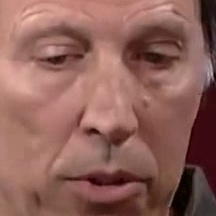
#> input picture assets/test_sample_(216, 216, 3).jpeg, 216 x 216 px
$ python -i transformations.py   (imports and definitions only)
#> lines starting #> are read from the running program, lines starting #| are printed output that depends on the picture
#> further down, picture is the input picture: shape (216, 216, 3); mean B, G, R 89, 97.2, 141.9
"""Module containing the definition of the transformations that are applied to the images"""

import random
from typing import Callable, Union, Tuple, List
import numpy as np
import cv2


def identity(image) -> np.ndarray:
    return image


# [79 lines left out: functions rotate, horizontal_flip, vertical_flip, resize, crop, not called in this run]


def adjust_brightness(image: np.ndarray, value: int = 50) -> np.ndarray:
    """
    Adjusts the brightness of an image.

    Parameters:
    - image (np.ndarray): The input image whose brightness is to be adjusted.
    - value (int): The value to adjust the brightness, higher values make the image brighter.

    Returns:
    - np.ndarray: The brightness adjusted image.
    """
#> called with value = 50
    hsv = cv2.cvtColor(image, cv2.COLOR_BGR2HSV)
#> hsv: shape (216, 216, 3); mean H, S, V 18.3, 104.3, 141.9
    h, s, v = cv2.split(hsv)
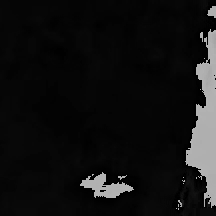
#> h: shape (216, 216); min 0, max 179, mean 18.3
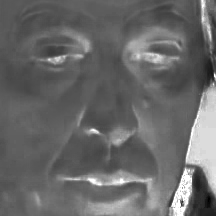
#> s: shape (216, 216); min 0, max 255, mean 104.3
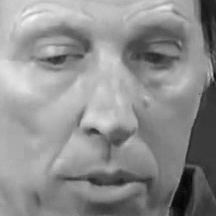
#> v: shape (216, 216); min 3, max 247, mean 141.9

    # Safely adjust the V channel to increase brightness
    v = np.clip(v + value, 0, 255)  # Ensures that the values are within the valid range
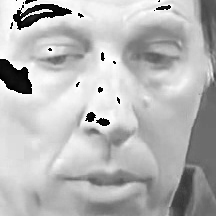
#> v: shape (216, 216); min 0, max 255, mean 182.3

    # Reconstruct the HSV image and convert back to BGR color space
    final_hsv = cv2.merge((h, s, v))
#> final_hsv: shape (216, 216, 3); mean H, S, V 18.3, 104.3, 182.3
    img = cv2.cvtColor(final_hsv, cv2.COLOR_HSV2BGR)
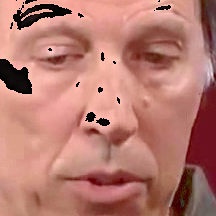
#> img: shape (216, 216, 3); mean B, G, R 111.7, 122.2, 182.3
    return img


# [104 lines left out: functions perspective_transform, random_erasing, add_gaussian_noise, adjust_contrast, not called in this run]


ParameterGenerator = Callable[[], dict[str, Union[int, float]]]
TransformationFunction = Callable[..., np.ndarray]


# List of transformations without string names
TRANSFORMATIONS: List[Tuple[TransformationFunction, ParameterGenerator]] = [
    (identity, lambda: {}),
    # (rotate, lambda: {"angle": random.randint(-45, 45)}),
    # (horizontal_flip, lambda: {}),
    # (vertical_flip, lambda: {}),
    # (
    #     crop,
    #     lambda: {
    #         "start_x": random.randint(0, 100),
    #         "start_y": random.randint(0, 100),
    #         "width": random.randint(100, 300),
    #         "height": random.randint(100, 300),
    #     },
    # ),
    (adjust_brightness, lambda: {"value": random.randint(20, 100)}),
    (perspective_transform, lambda: {}),
    # (
    #     random_erasing,
    #     lambda: {
    #         "probability": random.uniform(0.3, 0.7),
    #         "sl": random.uniform(0.02, 0.05),
    #         "sh": random.uniform(0.2, 0.5),
    #         "r1": random.uniform(0.2, 1.0),
    #     },
    # ),
    (add_gaussian_noise, lambda: {}),
    (adjust_contrast, lambda: {"factor": random.uniform(0.8, 2.0)}),
]

# Example of how to use the TRANSFORMATIONS list
"""
Example usage of TRANSFORMATIONS:

>>> func, gen_kwargs = TRANSFORMATIONS[0]  # Access the first transformation, which is rotate
>>> kwargs = gen_kwargs()
>>> print(kwargs)  # Example output might be {'angle': -12}
>>> image = ...  # Your input image goes here
>>> transformed_image = func(image, **kwargs)  # Apply the transformation with generated parameters
"""

>>> import cv2
>>> picture = cv2.imread('../../assets/test_sample_(216, 216, 3).jpeg')
>>> result = adjust_brightness(picture)

$ run again, on assets/test_sample_(259, 259, 3).jpeg
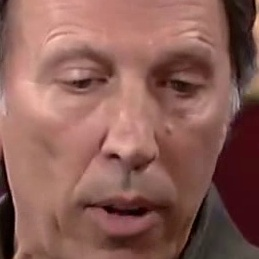
#> input picture assets/test_sample_(259, 259, 3).jpeg, 259 x 259 px
#> picture is the input picture: shape (259, 259, 3); mean B, G, R 86.2, 94.1, 138.5
#> hsv: shape (259, 259, 3); mean H, S, V 21.7, 106.9, 138.5
#> in adjust_brightness, `v = np.clip(v + value, 0, 255)`:
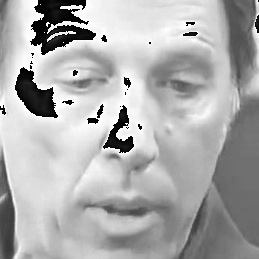
#> v: shape (259, 259); min 0, max 255, mean 172.7
#> final_hsv: shape (259, 259, 3); mean H, S, V 21.7, 106.9, 172.7
#> in adjust_brightness, `img = cv2.cvtColor(final_hsv, cv2.COLOR_HSV2BGR)`:
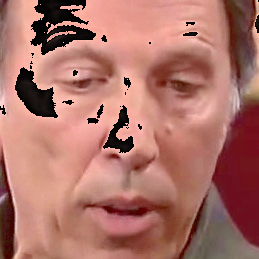
#> img: shape (259, 259, 3); mean B, G, R 104.4, 114.2, 172.7

$ run again, on assets/test_sample_(311, 310, 3).jpeg
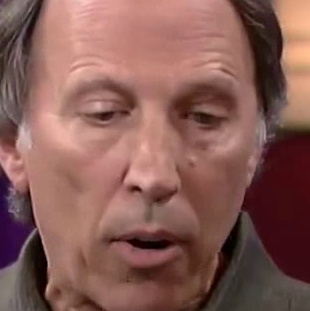
#> input picture assets/test_sample_(311, 310, 3).jpeg, 310 x 311 px
#> picture is the input picture: shape (311, 310, 3); mean B, G, R 85.7, 92.4, 134.9
#> hsv: shape (311, 310, 3); mean H, S, V 28.1, 105.6, 135.1
#> in adjust_brightness, `v = np.clip(v + value, 0, 255)`:
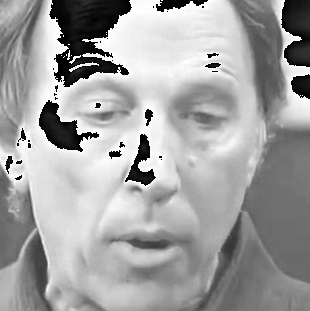
#> v: shape (311, 310); min 0, max 255, mean 161.4
#> final_hsv: shape (311, 310, 3); mean H, S, V 28.1, 105.6, 161.4
#> in adjust_brightness, `img = cv2.cvtColor(final_hsv, cv2.COLOR_HSV2BGR)`:
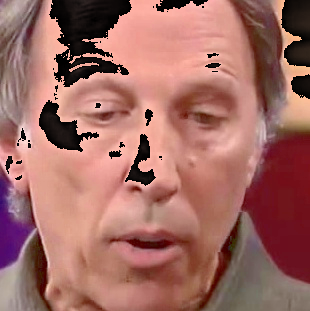
#> img: shape (311, 310, 3); mean B, G, R 99.9, 107.1, 161.2

$ run again, on assets/test_sample_(311, 311, 3).jpeg
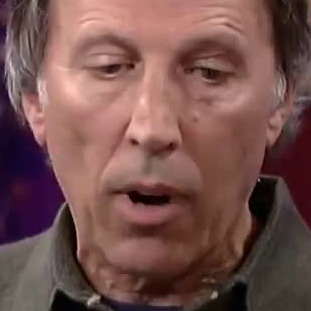
#> input picture assets/test_sample_(311, 311, 3).jpeg, 311 x 311 px
#> picture is the input picture: shape (311, 311, 3); mean B, G, R 77.6, 81.4, 117.3
#> hsv: shape (311, 311, 3); mean H, S, V 31.4, 105.2, 118
#> in adjust_brightness, `v = np.clip(v + value, 0, 255)`:
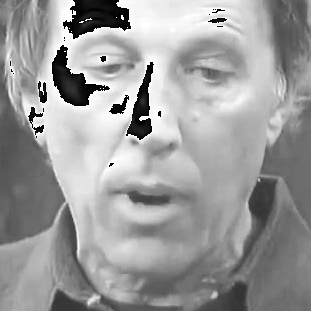
#> v: shape (311, 311); min 0, max 255, mean 155.7
#> final_hsv: shape (311, 311, 3); mean H, S, V 31.4, 105.2, 155.7
#> in adjust_brightness, `img = cv2.cvtColor(final_hsv, cv2.COLOR_HSV2BGR)`:
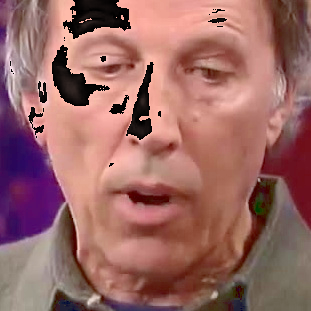
#> img: shape (311, 311, 3); mean B, G, R 101.1, 104.4, 154.3
